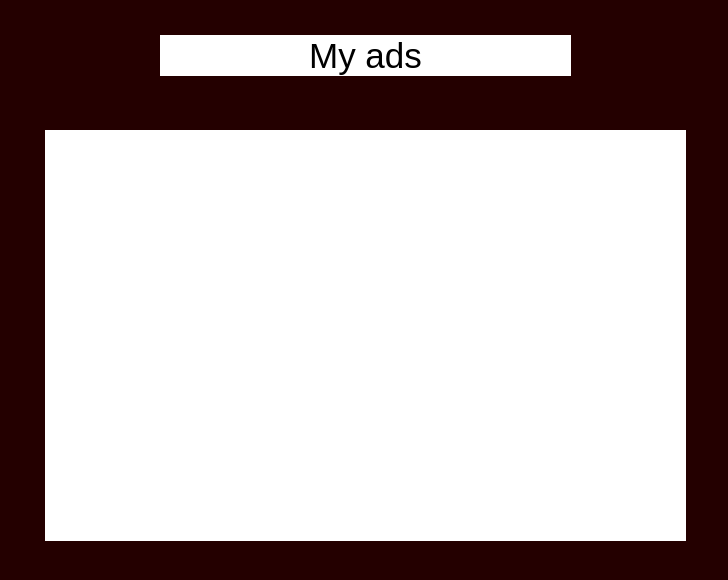
   <widget class="QWidget" name="myAdsPage">
    <property name="styleSheet">
     <string notr="true">
background-color: rgb(36, 0, 0);</string>
    </property>
    <widget class="QWidget" name="widget_13" native="true">
     <property name="geometry">
      <rect>
       <x>8</x>
       <y>100</y>
       <width>711</width>
       <height>471</height>
      </rect>
     </property>
     <property name="styleSheet">
      <string notr="true">background-image: url(:/LK_PFON.png);</string>
     </property>
    </widget>
    <widget class="QWidget" name="widget_14" native="true">
     <property name="geometry">
      <rect>
       <x>140</x>
       <y>30</y>
       <width>446</width>
       <height>50</height>
      </rect>
     </property>
     <property name="styleSheet">
      <string notr="true">background-image: url(:/LK_PHO.png);
</string>
     </property>
    </widget>
    <widget class="QLabel" name="label_83">
     <property name="geometry">
      <rect>
       <x>160</x>
       <y>35</y>
       <width>411</width>
       <height>41</height>
      </rect>
     </property>
     <property name="font">
      <font>
       <pointsize>26</pointsize>
       <italic>false</italic>
       <bold>false</bold>
      </font>
     </property>
     <property name="styleSheet">
      <string notr="true">background-color: rgb(255, 255, 255);
font: 26pt &quot;Bauhaus 93&quot;;		</string>
     </property>
     <property name="text">
      <string>My ads</string>
     </property>
     <property name="alignment">
      <set>Qt::AlignCenter</set>
     </property>
    </widget>
    <widget class="QListView" name="adsListView">
     <property name="geometry">
      <rect>
       <x>45</x>
       <y>130</y>
       <width>641</width>
       <height>411</height>
      </rect>
     </property>
     <property name="styleSheet">
      <string notr="true">background-color: rgb(255, 255, 255);
font: 16pt &quot;Arial&quot;;</string>
     </property>
     <property name="frameShape">
      <enum>QFrame::NoFrame</enum>
     </property>
    </widget>
    <widget class="QLabel" name="postLabel">
     <property name="geometry">
      <rect>
       <x>620</x>
       <y>550</y>
       <width>49</width>
       <height>16</height>
      </rect>
     </property>
     <property name="text">
      <string/>
     </property>
    </widget>
    <zorder>postLabel</zorder>
    <zorder>widget_13</zorder>
    <zorder>widget_14</zorder>
    <zorder>label_83</zorder>
    <zorder>adsListView</zorder>
   </widget>
